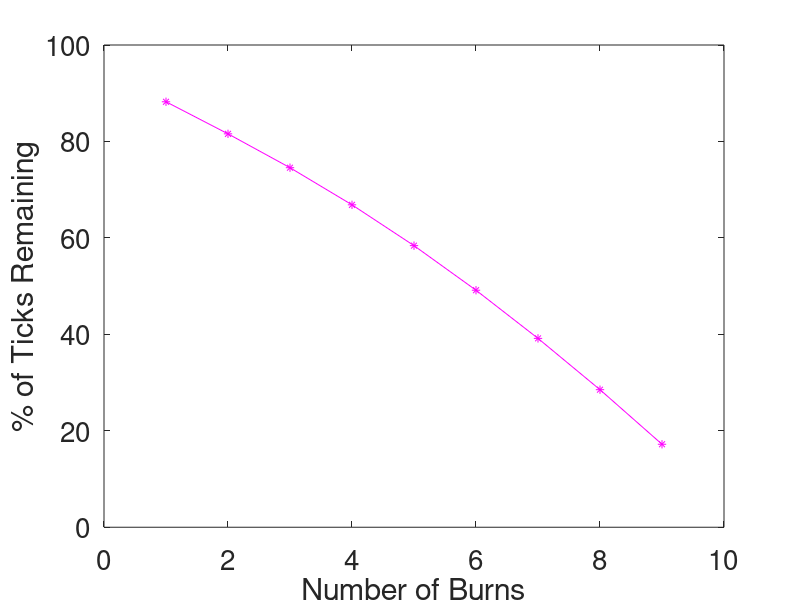

Recreate this plot in MATLAB.
%for creating the number of burns figure
NB = [1:1:9];
NT = 100*[4.4897e+05/5.0887e+05 4.1513e+05/5.0887e+05 3.7940e+05/5.0887e+05 3.4023e+05/5.0887e+05 2.9716e+05/5.0887e+05 2.5011e+05/5.0887e+05 1.9929e+05/5.0887e+05 1.4515e+05/5.0887e+05 8.7573e+04/5.0887e+05];
plot(NB,NT,'-*m')
set(gca, 'FontSize', 20)
ylim([0 100])
xlabel('Number of Burns')
ylabel('% of Ticks Remaining')
